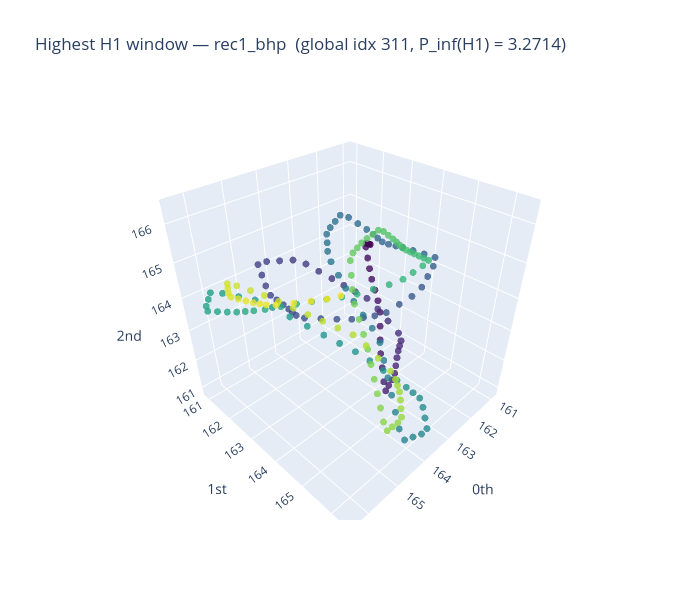
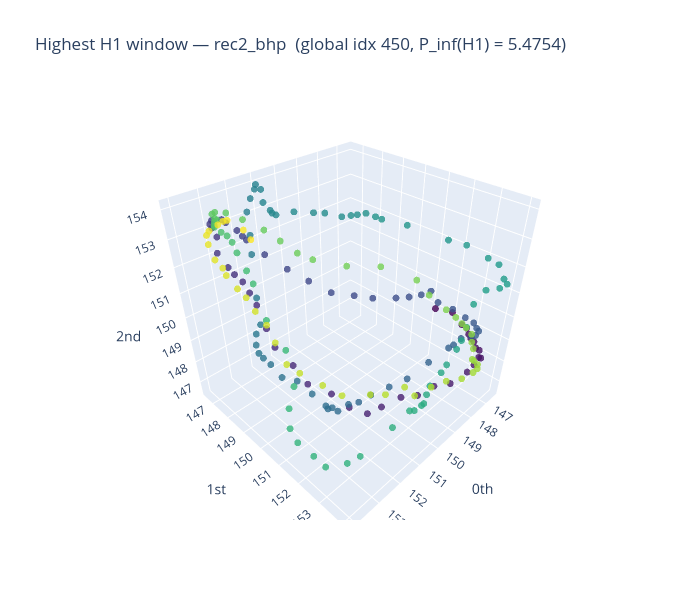

Notebook source saved alongside these figures, in order:
### Markdown cell above
### Save point clouds & persistence features over selected ranges

 For every (recording, channel) combination we restrict to the windows
 selected by REC*_HODGE_RANGE and save to ../outputs/:
   - point clouds (Takens embeddings) as .npz
   - PE / AMP / BC arrays as .npz  +  per-window summary CSV
 Finally we visualise (via giotto-tda) the point cloud with the
 highest H1 persistence within the selected ranges — restricted to FLP.

### Code cell
from gtda.plotting import plot_point_cloud

OUT_DIR = pathlib.Path('../outputs')
OUT_DIR.mkdir(parents=True, exist_ok=True)

_SELECTED = [
    ('rec1_bhp', p1_bhp, m1_bhp),
    ('rec1_flp', p1_flp, m1_flp),
    ('rec2_bhp', p2_bhp, m2_bhp),
    ('rec2_flp', p2_flp, m2_flp),
]

# Track the top-H1 window per recording on the BHP channel for point-cloud
# visualisation.
_BHP_TAGS = ('rec1_bhp', 'rec2_bhp')
_top_bhp = {}   # tag → dict(val, local_i, global_i, embedding, diagram, pers_row)

for _tag, _pl, _mask in _SELECTED:
    _idx_sel   = np.where(_mask)[0]
    _emb_sel   = _pl['embeddings'][_idx_sel]   # (n_sel, n_pts, d)
    _diag_sel  = _pl['diagrams'][_idx_sel]     # (n_sel, n_feats, 3)
    _pers_sel  = _pl['pers'].iloc[_idx_sel].reset_index(drop=True)

    # PE / BC on the selected diagrams; p_inf_* already in _pers_sel (longest bar)
    _pe_sel  = PE.fit_transform(_diag_sel)     # (n_sel, 3)
    _bc_sel  = BC.fit_transform(_diag_sel)     # (n_sel, 3, n_bins)
    _pinf_sel = _pers_sel[['p_inf_h0', 'p_inf_h1', 'p_inf_h2']].values

    # ── save point clouds + diagrams + features ───────────────────────────
    _pc_path = OUT_DIR / f"nb02_pointclouds_{_tag}.npz"
    np.savez_compressed(
        _pc_path,
        embeddings=_emb_sel,
        diagrams=_diag_sel,
        time=_pers_sel['time'].values,
        window_index=_idx_sel.astype(np.int64),
    )

    _feat_path = OUT_DIR / f"nb02_persfeatures_{_tag}.npz"
    np.savez_compressed(
        _feat_path,
        entropy=_pe_sel,          # columns: H0, H1, H2
        max_persistence=_pinf_sel, # columns: H0, H1, H2 (longest bar)
        betti=_bc_sel,            # (n_sel, 3, n_bins)
        time=_pers_sel['time'].values,
        window_index=_idx_sel.astype(np.int64),
    )

    _summary = pd.DataFrame({
        'window_index': _idx_sel,
        'time_s':       _pers_sel['time'].values,
        'entropy_h0':   _pe_sel[:, 0],
        'entropy_h1':   _pe_sel[:, 1],
        'entropy_h2':   _pe_sel[:, 2],
        'p_inf_h0':     _pinf_sel[:, 0],
        'p_inf_h1':     _pinf_sel[:, 1],
        'p_inf_h2':     _pinf_sel[:, 2],
        'mean_betti0':  _bc_sel[:, 0, :].mean(axis=1),
        'mean_betti1':  _bc_sel[:, 1, :].mean(axis=1),
        'mean_betti2':  _bc_sel[:, 2, :].mean(axis=1),
    })
    _summary.to_csv(OUT_DIR / f"nb02_persfeatures_{_tag}.csv", index=False)

    print(f"  [{_tag}]  {len(_idx_sel):3d} windows  →  "
          f"{_pc_path.name}, {_feat_path.name}")

    # Per-recording top H1 window — BHP channel only
    if _tag not in _BHP_TAGS:
        continue
    _local_i = int(np.argmax(_pinf_sel[:, 1]))
    _top_bhp[_tag] = dict(
        val=float(_pinf_sel[_local_i, 1]),
        local_i=_local_i,
        global_i=int(_idx_sel[_local_i]),
        embedding=_emb_sel[_local_i],
        diagram=_diag_sel[_local_i],
        pers_row=_summary.iloc[_local_i],
    )

print()
for _tag, _top in _top_bhp.items():
    print(f"Top H1 ({_tag}, BHP): window {_top['global_i']}  "
          f"P_inf(H1) = {_top['val']:.4f}")

# ── Giotto-TDA point-cloud visualisation (auto-PCA to 3D) ─────────────────
# One figure per recording, BHP channel.
for _tag, _top in _top_bhp.items():
    _fig_pc = plot_point_cloud(
        _top['embedding'],
        dimension=3,
        plotly_params={
            'layout': {
                'title': (
                    f"Highest H1 window — {_tag}  "
                    f"(global idx {_top['global_i']}, "
                    f"P_inf(H1) = {_top['val']:.4f})"
                ),
                'width':  700,
                'height': 600,
            }
        },
    )
    _fig_pc.show()

### Figure 1 — Plotly figure (JSON) as saved in the notebook; plotly's stock layout.template omitted (floating-point values rounded to 4 significant figures; data arrays with more than 128 entries replaced by an {"elided": "..."} marker saying what was removed)
{"data": [{"marker": {"color": {"elided": "195 int values"}, "colorscale": [[0, "#440154"], [0.1111, "#482878"], [0.2222, "#3e4989"], [0.3333, "#31688e"], [0.4444, "#26828e"], [0.5556, "#1f9e89"], [0.6667, "#35b779"], [0.7778, "#6ece58"], [0.8889, "#b5de2b"], [1, "#fde725"]], "opacity": 0.8, "size": 4}, "mode": "markers", "type": "scatter3d", "x": {"elided": "195 float values"}, "y": {"elided": "195 float values"}, "z": {"elided": "195 float values"}}], "layout": {"height": 600, "scene": {"xaxis": {"exponentformat": "e", "showexponent": "all", "title": {"text": "0th"}, "type": "linear"}, "yaxis": {"exponentformat": "e", "showexponent": "all", "title": {"text": "1st"}, "type": "linear"}, "zaxis": {"exponentformat": "e", "showexponent": "all", "title": {"text": "2nd"}, "type": "linear"}}, "title": {"text": "Highest H1 window — rec1_bhp  (global idx 311, P_inf(H1) = 3.2714)"}, "width": 700}}

### Figure 2 — Plotly figure (JSON) as saved in the notebook; plotly's stock layout.template omitted (floating-point values rounded to 4 significant figures; data arrays with more than 128 entries replaced by an {"elided": "..."} marker saying what was removed)
{"data": [{"marker": {"color": {"elided": "195 int values"}, "colorscale": [[0, "#440154"], [0.1111, "#482878"], [0.2222, "#3e4989"], [0.3333, "#31688e"], [0.4444, "#26828e"], [0.5556, "#1f9e89"], [0.6667, "#35b779"], [0.7778, "#6ece58"], [0.8889, "#b5de2b"], [1, "#fde725"]], "opacity": 0.8, "size": 4}, "mode": "markers", "type": "scatter3d", "x": {"elided": "195 float values"}, "y": {"elided": "195 float values"}, "z": {"elided": "195 float values"}}], "layout": {"height": 600, "scene": {"xaxis": {"exponentformat": "e", "showexponent": "all", "title": {"text": "0th"}, "type": "linear"}, "yaxis": {"exponentformat": "e", "showexponent": "all", "title": {"text": "1st"}, "type": "linear"}, "zaxis": {"exponentformat": "e", "showexponent": "all", "title": {"text": "2nd"}, "type": "linear"}}, "title": {"text": "Highest H1 window — rec2_bhp  (global idx 450, P_inf(H1) = 5.4754)"}, "width": 700}}
